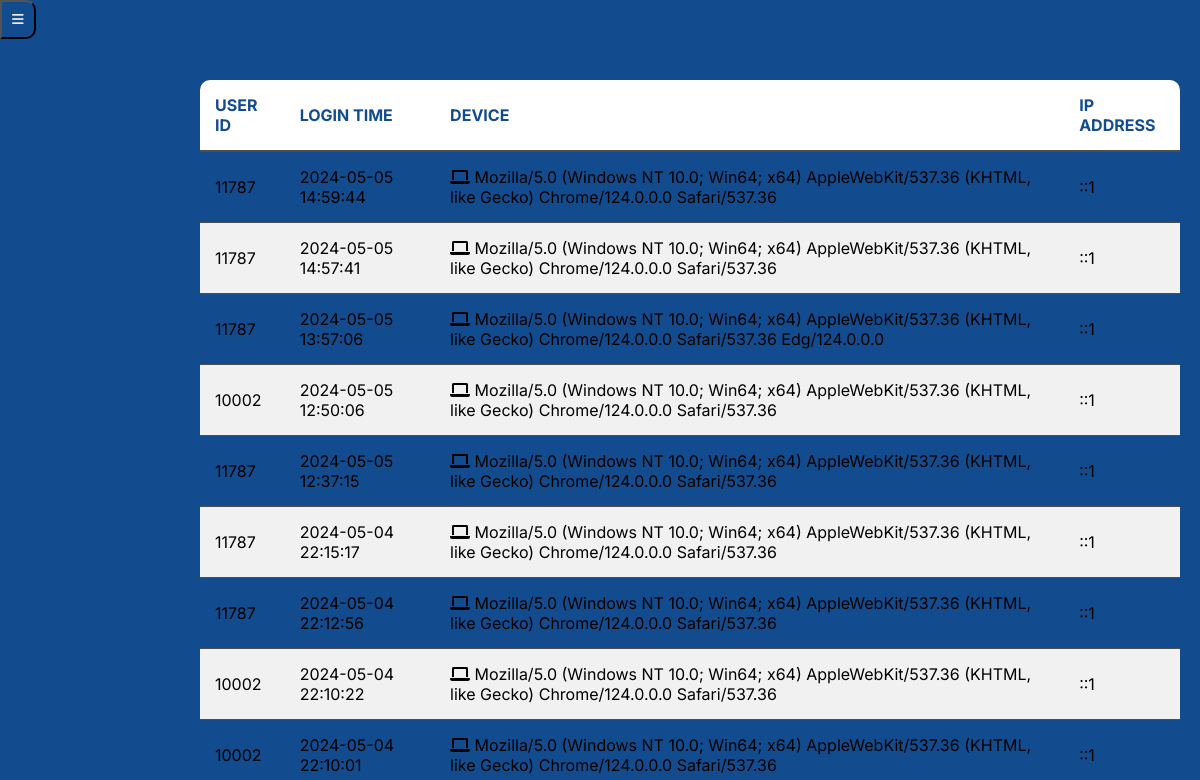
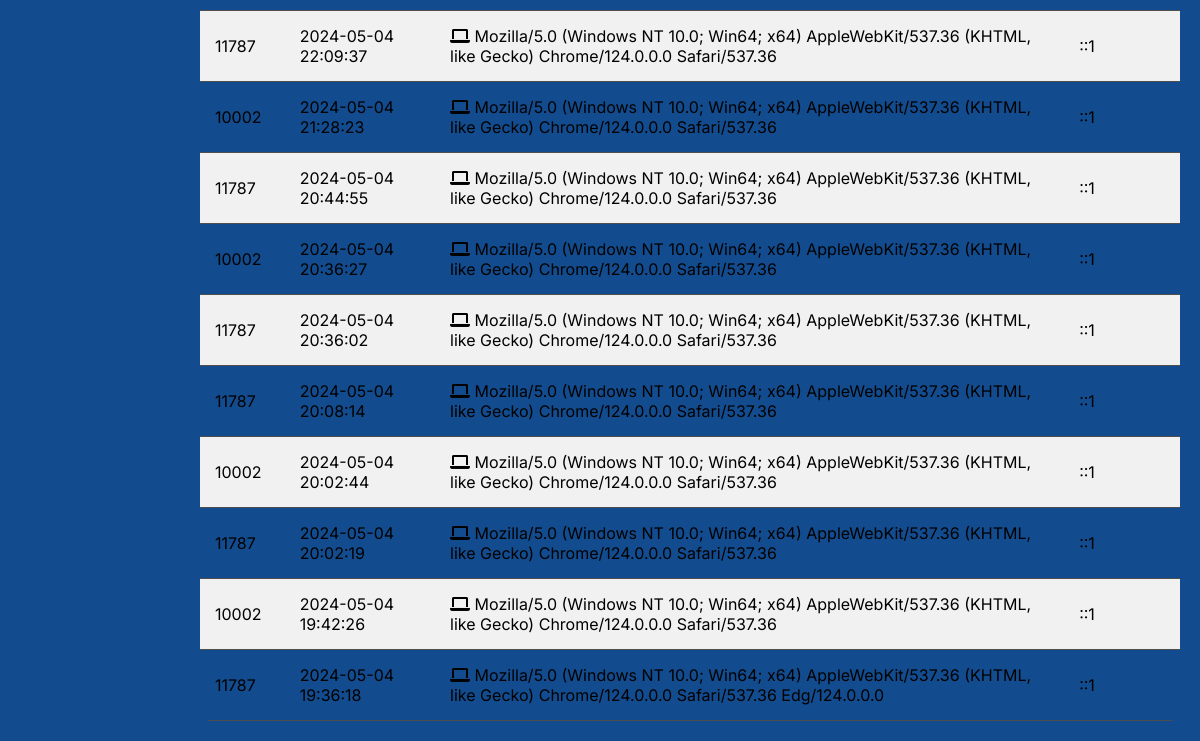
The page /admin/history.php (signed in) on the database as committed earlier (2 pictures, top to bottom).
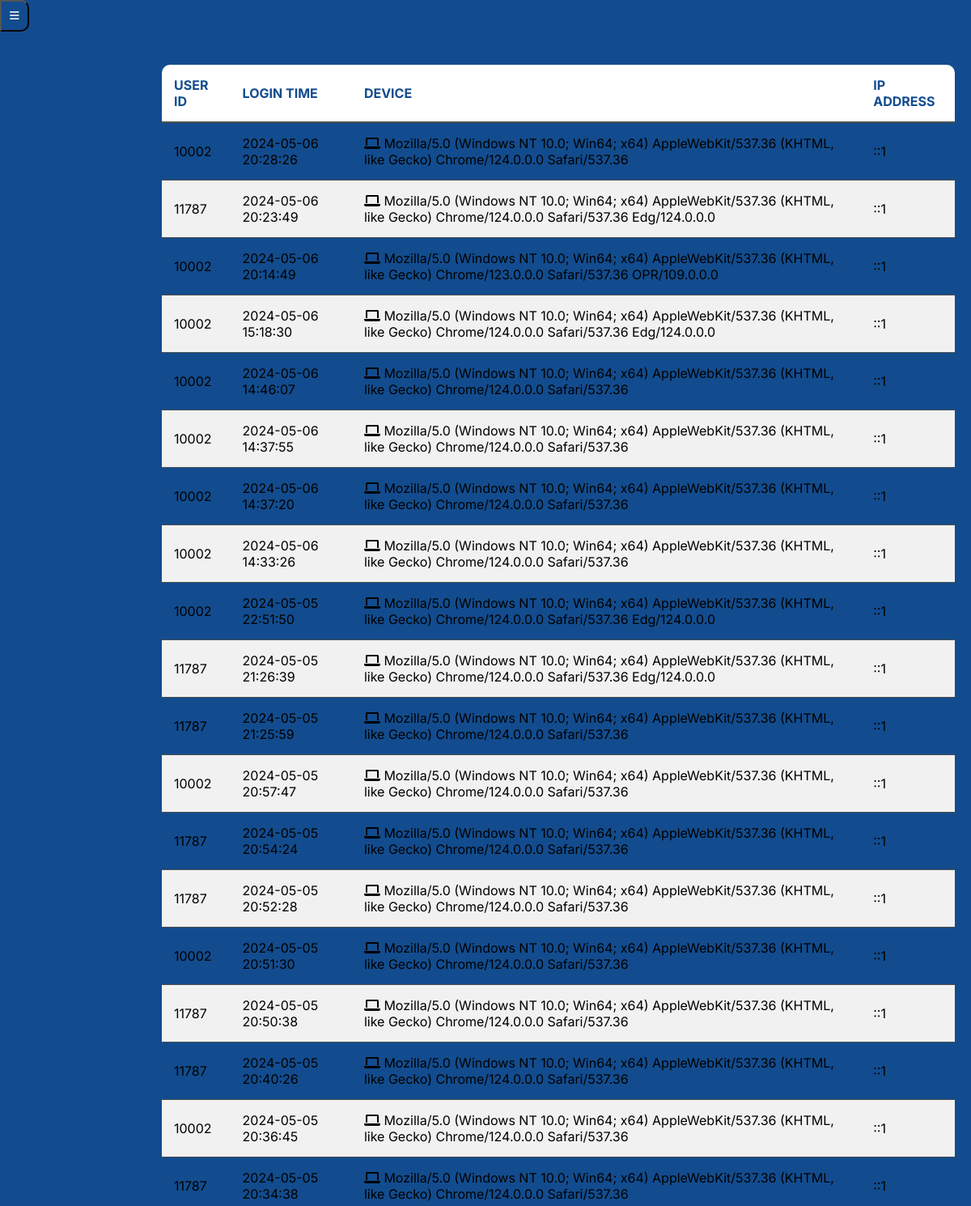
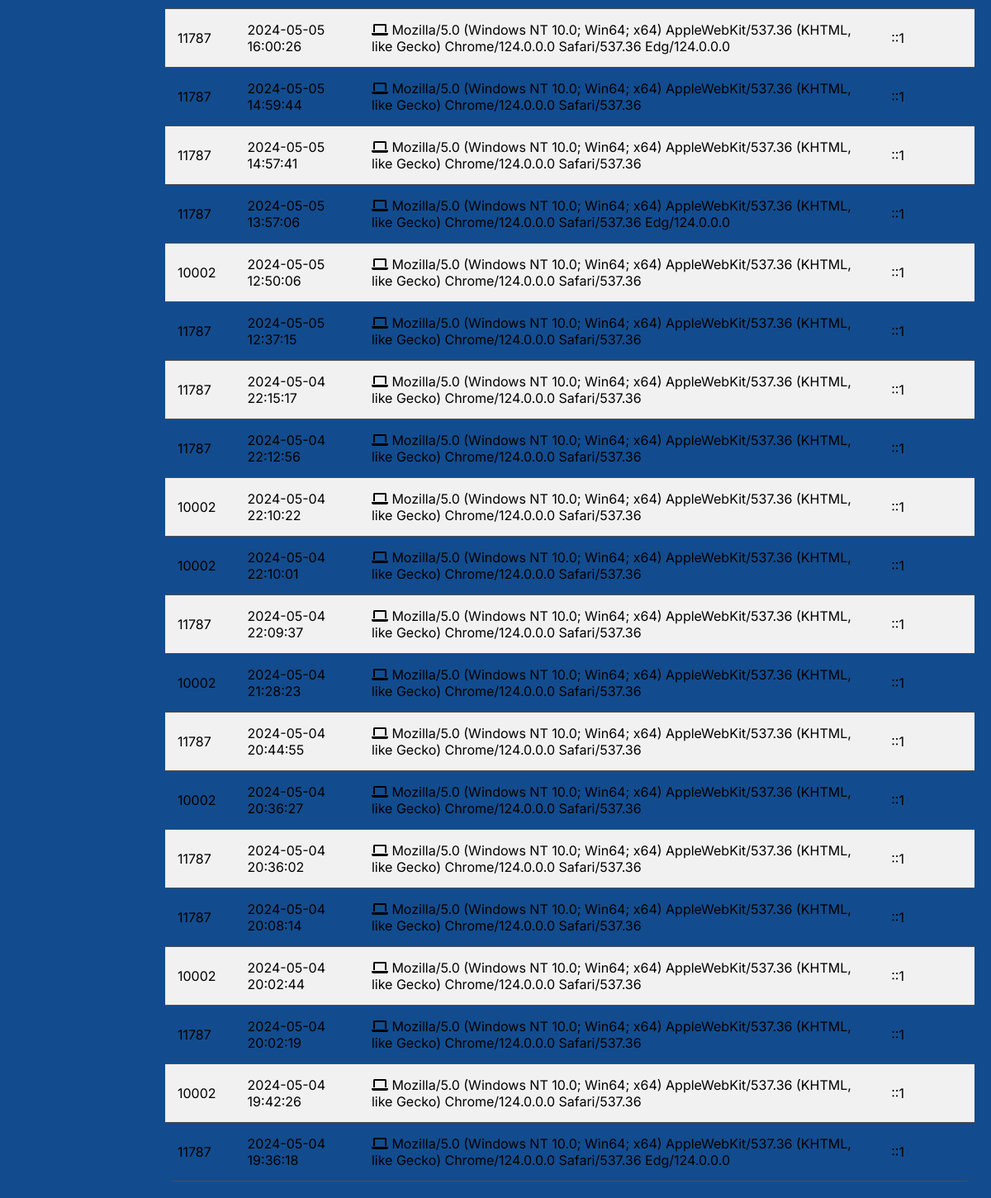
The same page on the database as committed later (2 pictures, top to bottom).
### tables this page shows
CREATE TABLE `history` (
  `id` int(11) NOT NULL,
  `user_id` int(11) DEFAULT NULL,
  `login_time` datetime DEFAULT current_timestamp(),
  `device` varchar(255) DEFAULT NULL,
  `ip_address` varchar(45) DEFAULT NULL
);

### admin/history.php (the view, shortened to what this page needs)
<?php
include 'db_connection.php';
$query_history = "SELECT user_id, login_time, device, ip_address FROM history ORDER BY login_time DESC";
$stmt = $pdo->prepare($query_history);
$stmt->execute();
$history_data = $stmt->fetchAll(PDO::FETCH_ASSOC);
include 'navbar.php';
?>
<!DOCTYPE html>
<html lang="en">
<head>
    <link rel="stylesheet" href="https://cdnjs.cloudflare.com/ajax/libs/font-awesome/6.0.0-beta3/css/all.min.css">
    <link rel="stylesheet" href="./cssadmin/history.css">
</head>
<body>
    <div class="container">
        <table>
            <thead>
                <tr>
                    <th>User ID</th>
                    <th>Login Time</th>
                    <th>Device</th>
                    <th>IP Address</th>
                </tr>
            </thead>
            <tbody>
                <?php foreach ($history_data as $entry): ?>
                    <tr>
                        <td><?php echo htmlspecialchars($entry['user_id']); ?></td>
                        <td><?php echo htmlspecialchars($entry['login_time']); ?></td>
                        <td>
                            <i class="fas fa-laptop"></i>
                            <?php echo htmlspecialchars($entry['device']); ?>
                        </td>
                        <td><?php echo htmlspecialchars($entry['ip_address']); ?></td>
                    </tr>
                <?php endforeach; ?>
            </tbody>
        </table>
    </div>
</body>
</html>

### admin/navbar.php (shortened to what this page needs)
<!DOCTYPE html>
<html lang="en">
<head>
    <link rel="stylesheet" href="https://cdnjs.cloudflare.com/ajax/libs/font-awesome/6.0.0-beta3/css/all.min.css">
</head>
<body>
    <button class="navbar-toggle" onclick="toggleNavbar()">
        <i class="fas fa-bars"></i>
    </button>
</body>
</html>

### admin/cssadmin/history.css (style rules this page uses)
body { font-family: 'Inter', sans-serif; background-color: #124c8e; color: #000000; margin: 0; padding: 0; }
.container { display: flex; border-radius: 10px; padding: 20px; margin-top: 5%; margin-left: 15%; }
table { width: 100%; border-collapse: collapse; background-color: #124c8e; border-radius: 10px; overflow: hidden; }
th { background-color: white; color: #124c8e; padding: 15px; text-align: left; text-transform: uppercase; border-bottom: 2px solid #4e4e4e; }
td { padding: 15px; border-bottom: 1px solid #4e4e4e; }
tr:nth-child(even) { background-color: #f1f1f1; }

### admin/navbar.php (style rules this page uses)
.navbar-toggle { background-color: #124c8e; color: #f0f0f0; padding: 10px; border-radius: 0 10px 10px 0; position: fixed; top: 0px; left: 0; cursor: pointer; transition: background-color 0.3s; }

Rows that differ between the two databases and show on the page:
added history: user "10002", login_time "2024-05-06 20:28:26", device "Mozilla/5.0 (Windows NT 10.0; Win64; x64) AppleWebKit/537.36 (KHTML, like Gecko) Chrome/124.0.0.0 Safari/537.36", ip_address "::1"
added history: user "11787", login_time "2024-05-06 20:23:49", device "Mozilla/5.0 (Windows NT 10.0; Win64; x64) AppleWebKit/537.36 (KHTML, like Gecko) Chrome/124.0.0.0 Safari/537.36 Edg/124.0.0.0", ip_address "::1"
added history: user "10002", login_time "2024-05-06 20:14:49", device "Mozilla/5.0 (Windows NT 10.0; Win64; x64) AppleWebKit/537.36 (KHTML, like Gecko) Chrome/123.0.0.0 Safari/537.36 OPR/109.0.0.0", ip_address "::1"
added history: user "10002", login_time "2024-05-06 15:18:30", device "Mozilla/5.0 (Windows NT 10.0; Win64; x64) AppleWebKit/537.36 (KHTML, like Gecko) Chrome/124.0.0.0 Safari/537.36 Edg/124.0.0.0", ip_address "::1"
added history: user "10002", login_time "2024-05-06 14:46:07", device "Mozilla/5.0 (Windows NT 10.0; Win64; x64) AppleWebKit/537.36 (KHTML, like Gecko) Chrome/124.0.0.0 Safari/537.36", ip_address "::1"
added history: user "10002", login_time "2024-05-06 14:37:55", device "Mozilla/5.0 (Windows NT 10.0; Win64; x64) AppleWebKit/537.36 (KHTML, like Gecko) Chrome/124.0.0.0 Safari/537.36", ip_address "::1"
added history: user "10002", login_time "2024-05-06 14:37:20", device "Mozilla/5.0 (Windows NT 10.0; Win64; x64) AppleWebKit/537.36 (KHTML, like Gecko) Chrome/124.0.0.0 Safari/537.36", ip_address "::1"
added history: user "10002", login_time "2024-05-06 14:33:26", device "Mozilla/5.0 (Windows NT 10.0; Win64; x64) AppleWebKit/537.36 (KHTML, like Gecko) Chrome/124.0.0.0 Safari/537.36", ip_address "::1"
added history: user "10002", login_time "2024-05-05 22:51:50", device "Mozilla/5.0 (Windows NT 10.0; Win64; x64) AppleWebKit/537.36 (KHTML, like Gecko) Chrome/124.0.0.0 Safari/537.36 Edg/124.0.0.0", ip_address "::1"
added history: user "11787", login_time "2024-05-05 21:26:39", device "Mozilla/5.0 (Windows NT 10.0; Win64; x64) AppleWebKit/537.36 (KHTML, like Gecko) Chrome/124.0.0.0 Safari/537.36 Edg/124.0.0.0", ip_address "::1"
added history: user "11787", login_time "2024-05-05 21:25:59", device "Mozilla/5.0 (Windows NT 10.0; Win64; x64) AppleWebKit/537.36 (KHTML, like Gecko) Chrome/124.0.0.0 Safari/537.36", ip_address "::1"
added history: user "10002", login_time "2024-05-05 20:57:47", device "Mozilla/5.0 (Windows NT 10.0; Win64; x64) AppleWebKit/537.36 (KHTML, like Gecko) Chrome/124.0.0.0 Safari/537.36", ip_address "::1"
added history: user "11787", login_time "2024-05-05 20:54:24", device "Mozilla/5.0 (Windows NT 10.0; Win64; x64) AppleWebKit/537.36 (KHTML, like Gecko) Chrome/124.0.0.0 Safari/537.36", ip_address "::1"
added history: user "11787", login_time "2024-05-05 20:52:28", device "Mozilla/5.0 (Windows NT 10.0; Win64; x64) AppleWebKit/537.36 (KHTML, like Gecko) Chrome/124.0.0.0 Safari/537.36", ip_address "::1"
added history: user "10002", login_time "2024-05-05 20:51:30", device "Mozilla/5.0 (Windows NT 10.0; Win64; x64) AppleWebKit/537.36 (KHTML, like Gecko) Chrome/124.0.0.0 Safari/537.36", ip_address "::1"
added history: user "11787", login_time "2024-05-05 20:50:38", device "Mozilla/5.0 (Windows NT 10.0; Win64; x64) AppleWebKit/537.36 (KHTML, like Gecko) Chrome/124.0.0.0 Safari/537.36", ip_address "::1"
added history: user "11787", login_time "2024-05-05 20:40:26", device "Mozilla/5.0 (Windows NT 10.0; Win64; x64) AppleWebKit/537.36 (KHTML, like Gecko) Chrome/124.0.0.0 Safari/537.36", ip_address "::1"
added history: user "10002", login_time "2024-05-05 20:36:45", device "Mozilla/5.0 (Windows NT 10.0; Win64; x64) AppleWebKit/537.36 (KHTML, like Gecko) Chrome/124.0.0.0 Safari/537.36", ip_address "::1"
added history: user "11787", login_time "2024-05-05 20:34:38", device "Mozilla/5.0 (Windows NT 10.0; Win64; x64) AppleWebKit/537.36 (KHTML, like Gecko) Chrome/124.0.0.0 Safari/537.36", ip_address "::1"
added history: user "11787", login_time "2024-05-05 16:00:26", device "Mozilla/5.0 (Windows NT 10.0; Win64; x64) AppleWebKit/537.36 (KHTML, like Gecko) Chrome/124.0.0.0 Safari/537.36 Edg/124.0.0.0", ip_address "::1"
